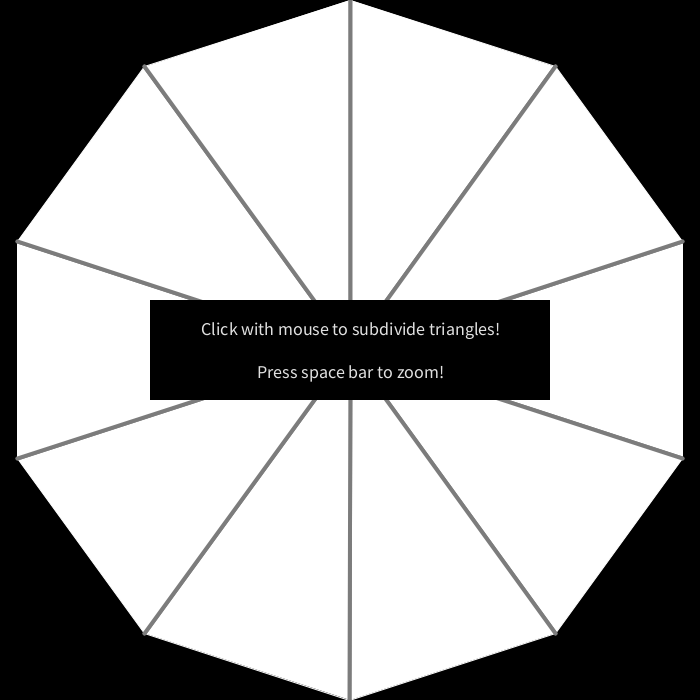
Frame 1 (no input)
Frame 60 (the mouse pressed at the canvas centre just before this capture): identical to frame 1, image omitted
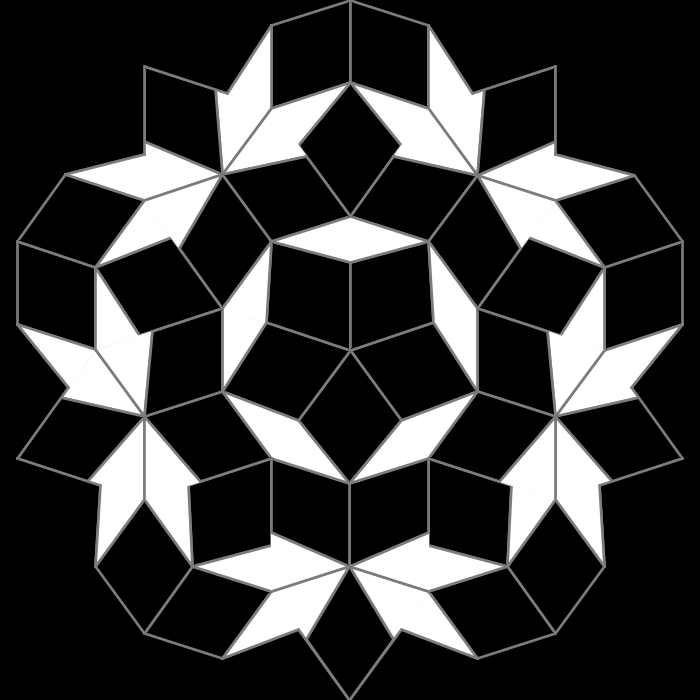
Frame 120 (the mouse held since frame 60 and released just before this capture)

The Processing sketch that drew these frames (run headless with seeded random() and noise(); from frame 60 on, the mouse is pressed at the canvas centre):

// Processing sketch: processing_183715
// ── processing_183715.pde

ArrayList <Triangle> triangles = new ArrayList<Triangle>();
boolean dividing = false;
boolean zooming = false;
float divideStep = 0;
int zoomStep = 0;
float strokeSize = 4;

void setup() {
  size(700, 700);
  noStroke();
  makeWheel();
  redrawAll(triangles);
  textAlign(CENTER, CENTER);
  textSize(18);
  showMessage("Click with mouse to subdivide triangles!\n \nPress space bar to zoom!");
}

void draw() {
  float triangleSize = dist(triangles.get(0).vert[0].x, triangles.get(0).vert[0].y, triangles.get(0).vert[1].x, triangles.get(0).vert[1].y); 
  strokeSize = triangleSize/50;
  float ds = 0.6*exp(-0.009*triangleSize);
  if (dividing) {
    ArrayList<Triangle> temp = new ArrayList<Triangle>();
    if (divideStep < 1) {
      temp = subdivide(triangles, divideStep);
      redrawAll(temp);
      divideStep += ds;
    } else {
      triangles = subdivide(triangles, 1);
      dividing = false;
      redrawAll(triangles);
    }
  }
  if (zooming) {
    if (zoomStep < 10) {
      triangles = zoom(1.0493);
      redrawAll(triangles);
      zoomStep++;
    } else {
      zooming = false;
      zoomStep = 0;
    }
  }
  if (mousePressed) {
    if (!dividing && !zooming) {
      if (triangles.size() < 1000) {
        dividing = true;
        divideStep = 0;
      } else {
        showMessage("Zoom before subdiving!\n \nPress space bar!");
      }
    }
  }
  if (keyPressed) {
    if (!dividing && !zooming && key==' ') {
      if (triangleSize < width/4) {
        zooming = true;
      } else {
        showMessage("Subdivide before zooming!\n \nClick with mouse!");
      }
    }
  }
}

void showMessage(String msg) {
  fill(0);
  rect(width/2-200, height/2-50, 400, 100);
  fill(224, 224, 224);
  text(msg, width/2, height/2);
}

void makeWheel() {
  PVector origin = new PVector(width/2, height/2);
  float r = 0.5*width;
  for (int i = 0; i < 10; i++) {
    PVector b = new PVector(origin.x + r*cos((2*i-1)*PI/10), origin.y + r*sin((2*i-1)*PI/10));
    PVector c = new PVector(origin.x + r*cos((2*i+1)*PI/10), origin.y + r*sin((2*i+1)*PI/10));
    if (i%2 == 0) { //mirror every second triangle
      PVector temp = b;
      b = c;
      c = temp;
    }
    triangles.add(new Triangle(true, origin, b, c));
  }
}

ArrayList<Triangle> subdivide(ArrayList<Triangle> tList, float s) {
  ArrayList<Triangle> result = new ArrayList<Triangle>();
  float phi = (1 + sqrt(5))/2;
  for (int i = 0; i < tList.size (); i++) {
    Triangle t = tList.get(i);
    Triangle t1, t2, t3;
    if (t.red) {
      PVector p = new PVector(t.vert[0].x +s*(t.vert[1].x - t.vert[0].x)/phi, t.vert[0].y +s*(t.vert[1].y - t.vert[0].y)/phi);
      addToList(result, new Triangle(true, t.vert[2], p, t.vert[1]));
      addToList(result, new Triangle(false, p, t.vert[2], t.vert[0]));
    } else {
      PVector q = new PVector(t.vert[0].x - (1-1/phi)*s*(t.vert[0].x - t.vert[1].x), t.vert[0].y - (1-1/phi)*s*(t.vert[0].y - t.vert[1].y) );
      PVector r = new PVector(t.vert[1].x + (t.vert[2].x - t.vert[1].x)/phi, t.vert[1].y + (t.vert[2].y - t.vert[1].y)/phi );
      addToList(result, new Triangle(false, r, t.vert[2], t.vert[0]));
      addToList(result, new Triangle(false, q, r, t.vert[1]));
      addToList(result, new Triangle(true, r, q, t.vert[0]));
    }
  }
  return result;
}

void redrawAll(ArrayList<Triangle> tList) {
  background(0);
  for (int i = 0; i < tList.size (); i++) {
    tList.get(i).redraw();
  }
}

void addToList(ArrayList<Triangle> tList, Triangle t) {
  if ((t.vert[0].x >= 0 && t.vert[0].x <= width && t.vert[0].y >= 0 && t.vert[0].y <= height) || 
    (t.vert[1].x >= 0 && t.vert[1].x <= width && t.vert[1].y >= 0 && t.vert[1].y <= height) ||
    (t.vert[2].x >= 0 && t.vert[2].x <= width && t.vert[2].y >= 0 && t.vert[2].y <= height)) {
    tList.add(t);
  }
}

ArrayList<Triangle> zoom(float factor) {
  PVector origin = new PVector(width/2, height/2);
  ArrayList<Triangle> result = new ArrayList<Triangle>();
  PVector[] v = new PVector[3];
  for (int i = 0; i < triangles.size (); i++) {
    for (int j = 0; j < 3; j++) {
      float r = dist(origin.x, origin.y, triangles.get(i).vert[j].x, triangles.get(i).vert[j].y);
      float angle = atan2(triangles.get(i).vert[j].y - origin.y, triangles.get(i).vert[j].x - origin.x);
      v[j] = new PVector(origin.x + r*factor*cos(angle), origin.y + r*factor*sin(angle));
    }
    addToList(result, new Triangle(triangles.get(i).red, v[0], v[1], v[2])) ;
  }
  return result;
}

class Triangle {
  
  boolean red;
  PVector[] vert = new PVector[3];
  color c1 = color(0, 0, 0);
  color c2 = color(255, 255, 255);
  color c3 = color(124, 124, 124);
  
  Triangle(boolean red, PVector a, PVector b, PVector c) {
    this.red = red;
    this.vert[0] = a;
    this.vert[1] = b;
    this.vert[2] = c;
  }
  
  void redraw() {
    if (red) {
      fill(c2);
      stroke(c2);
    } else {
      fill(c1);
      stroke(c1);
    }
    strokeWeight(1);
    triangle(vert[1].x, vert[1].y, vert[0].x, vert[0].y, vert[2].x, vert[2].y);
    stroke(c3);
    strokeWeight(strokeSize);
    line(vert[1].x, vert[1].y, vert[0].x, vert[0].y);
    line(vert[0].x, vert[0].y, vert[2].x, vert[2].y);
    noStroke();
  }

  
}
